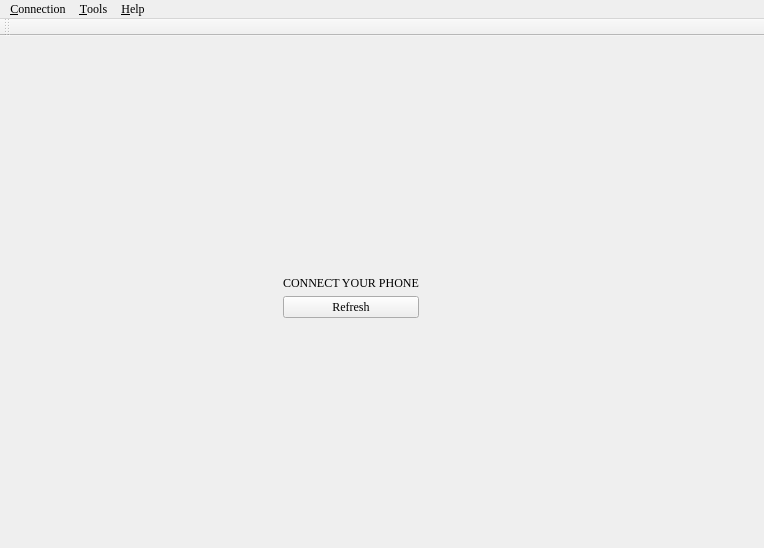
<?xml version="1.0" encoding="UTF-8"?>
<ui version="4.0">
 <class>MainWindow</class>
 <widget class="QMainWindow" name="MainWindow">
  <property name="geometry">
   <rect>
    <x>0</x>
    <y>0</y>
    <width>764</width>
    <height>548</height>
   </rect>
  </property>
  <property name="font">
   <font>
    <family>Times New Roman</family>
   </font>
  </property>
  <property name="cursor">
   <cursorShape>ArrowCursor</cursorShape>
  </property>
  <property name="windowTitle">
   <string extracomment="Main window title">DataBridge - Your android manager</string>
  </property>
  <property name="windowOpacity">
   <double>1.000000000000000</double>
  </property>
  <property name="statusTip">
   <string/>
  </property>
  <property name="autoFillBackground">
   <bool>false</bool>
  </property>
  <property name="documentMode">
   <bool>false</bool>
  </property>
  <property name="tabShape">
   <enum>QTabWidget::Rounded</enum>
  </property>
  <property name="dockNestingEnabled">
   <bool>false</bool>
  </property>
  <widget class="QWidget" name="centralWidget">
   <widget class="QWidget" name="layoutWidget">
    <property name="geometry">
     <rect>
      <x>0</x>
      <y>0</y>
      <width>741</width>
      <height>541</height>
     </rect>
    </property>
    <layout class="QGridLayout" name="gridLayout">
     <property name="leftMargin">
      <number>0</number>
     </property>
     <property name="topMargin">
      <number>0</number>
     </property>
     <property name="rightMargin">
      <number>5</number>
     </property>
     <item row="0" column="0">
      <widget class="QStackedWidget" name="stackedWidget">
       <property name="frameShape">
        <enum>QFrame::NoFrame</enum>
       </property>
       <property name="currentIndex">
        <number>0</number>
       </property>
       <widget class="QWidget" name="pageDisconnected">
        <widget class="QWidget" name="layoutWidget1">
         <property name="geometry">
          <rect>
           <x>10</x>
           <y>10</y>
           <width>681</width>
           <height>501</height>
          </rect>
         </property>
         <layout class="QGridLayout" name="layoutDisconnected">
          <item row="0" column="1">
           <spacer name="verticalSpacer_6">
            <property name="orientation">
             <enum>Qt::Vertical</enum>
            </property>
            <property name="sizeHint" stdset="0">
             <size>
              <width>20</width>
              <height>40</height>
             </size>
            </property>
           </spacer>
          </item>
          <item row="1" column="1">
           <widget class="QLabel" name="label_3">
            <property name="text">
             <string>CONNECT YOUR PHONE</string>
            </property>
           </widget>
          </item>
          <item row="2" column="1">
           <widget class="QPushButton" name="buttonRefresh">
            <property name="focusPolicy">
             <enum>Qt::ClickFocus</enum>
            </property>
            <property name="text">
             <string extracomment="refresh state when disconnected">Refresh</string>
            </property>
           </widget>
          </item>
          <item row="4" column="1">
           <spacer name="verticalSpacer_5">
            <property name="orientation">
             <enum>Qt::Vertical</enum>
            </property>
            <property name="sizeHint" stdset="0">
             <size>
              <width>20</width>
              <height>40</height>
             </size>
            </property>
           </spacer>
          </item>
          <item row="2" column="2">
           <spacer name="horizontalSpacer_8">
            <property name="orientation">
             <enum>Qt::Horizontal</enum>
            </property>
            <property name="sizeHint" stdset="0">
             <size>
              <width>40</width>
              <height>20</height>
             </size>
            </property>
           </spacer>
          </item>
          <item row="2" column="0">
           <spacer name="horizontalSpacer_7">
            <property name="orientation">
             <enum>Qt::Horizontal</enum>
            </property>
            <property name="sizeHint" stdset="0">
             <size>
              <width>40</width>
              <height>20</height>
             </size>
            </property>
           </spacer>
          </item>
         </layout>
        </widget>
       </widget>
      </widget>
     </item>
    </layout>
   </widget>
  </widget>
  <widget class="QMenuBar" name="menuBar">
   <property name="enabled">
    <bool>true</bool>
   </property>
   <property name="geometry">
    <rect>
     <x>0</x>
     <y>0</y>
     <width>764</width>
     <height>21</height>
    </rect>
   </property>
   <widget class="QMenu" name="menuTryb">
    <property name="title">
     <string>&amp;Connection</string>
    </property>
    <addaction name="actionUsb"/>
    <addaction name="actionWifi"/>
   </widget>
   <widget class="QMenu" name="menu_Pomoc">
    <property name="title">
     <string>&amp;Help</string>
    </property>
    <addaction name="actionO_programie"/>
    <addaction name="actionCheck_for_updates"/>
    <addaction name="actionEnter_register_key"/>
   </widget>
   <widget class="QMenu" name="menu">
    <property name="title">
     <string>&amp;Tools</string>
    </property>
    <widget class="QMenu" name="menuAdb">
     <property name="title">
      <string>Adb</string>
     </property>
     <addaction name="actionAdbReboot"/>
     <addaction name="actionAdbRebootBootloader"/>
     <addaction name="actionAdbRebootRecovery"/>
     <addaction name="actionAdbPowerOff"/>
    </widget>
    <widget class="QMenu" name="menuFastboot">
     <property name="title">
      <string>Fastboot</string>
     </property>
     <addaction name="actionFastbootReboot"/>
     <addaction name="actionFastbootRebootBootloader"/>
     <addaction name="actionFastbootPowerOff"/>
    </widget>
    <addaction name="menuAdb"/>
    <addaction name="menuFastboot"/>
   </widget>
   <addaction name="menuTryb"/>
   <addaction name="menu"/>
   <addaction name="menu_Pomoc"/>
  </widget>
  <widget class="QToolBar" name="toolBar">
   <property name="sizePolicy">
    <sizepolicy hsizetype="Preferred" vsizetype="Preferred">
     <horstretch>0</horstretch>
     <verstretch>0</verstretch>
    </sizepolicy>
   </property>
   <property name="windowTitle">
    <string notr="true">toolBar</string>
   </property>
   <attribute name="toolBarArea">
    <enum>TopToolBarArea</enum>
   </attribute>
   <attribute name="toolBarBreak">
    <bool>false</bool>
   </attribute>
  </widget>
  <action name="actionUsb">
   <property name="text">
    <string>usb</string>
   </property>
  </action>
  <action name="actionWifi">
   <property name="text">
    <string>wifi</string>
   </property>
  </action>
  <action name="actionO_programie">
   <property name="text">
    <string>about</string>
   </property>
  </action>
  <action name="actionPolski">
   <property name="text">
    <string>polski</string>
   </property>
  </action>
  <action name="actionAdbReboot">
   <property name="text">
    <string>Reboot</string>
   </property>
  </action>
  <action name="actionAdbRebootBootloader">
   <property name="text">
    <string>Reboot bootloader</string>
   </property>
  </action>
  <action name="actionAdbRebootRecovery">
   <property name="text">
    <string>Reboot recovery</string>
   </property>
  </action>
  <action name="actionFastbootReboot">
   <property name="text">
    <string>Reboot</string>
   </property>
  </action>
  <action name="actionFastbootRebootBootloader">
   <property name="text">
    <string>Reboot bootloader</string>
   </property>
  </action>
  <action name="actionFastbootPowerOff">
   <property name="text">
    <string>Power off</string>
   </property>
  </action>
  <action name="actionAdbPowerOff">
   <property name="text">
    <string>Power off</string>
   </property>
  </action>
  <action name="actionCheck_for_updates">
   <property name="text">
    <string>check for updates</string>
   </property>
  </action>
  <action name="actionEnter_register_key">
   <property name="text">
    <string>enter register key</string>
   </property>
  </action>
 </widget>
 <layoutdefault spacing="6" margin="11"/>
 <tabstops>
  <tabstop>buttonRefresh</tabstop>
 </tabstops>
 <resources/>
 <connections/>
</ui>
